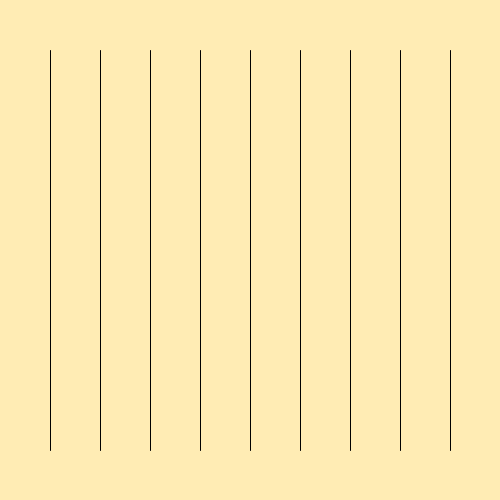
Frame 1 (no input)
Frame 60 (the mouse pressed at the canvas centre just before this capture): identical to frame 1, image omitted
Frame 120 (the mouse held since frame 60 and released just before this capture): identical to frame 1, image omitted

The Processing sketch that drew this single still picture (run headless with seeded random() and noise(); from frame 60 on, the mouse is pressed at the canvas centre):

// Processing sketch: week04_2draw_9line
// ── week04_2draw_9line.pde
void setup(){
  size(500,500);
}
void draw(){
  background(255,236,180);
  for(int i=0;i<9;i++){
    line(50+50*i, 50, 50+50*i, 450);
  }
}
